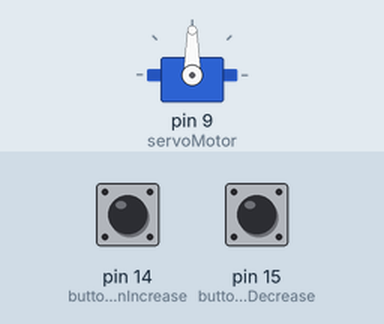
Recording of a sketch running on a simulated Arduino Uno, built with avr-gcc and run on an emulated ATmega328P. Parts: servo. Inputs (shaded band) come from the test bench; at power-on: pin 14 (buttonPinIncrease) LOW, pin 15 (buttonPinDecrease) LOW.

Above: at 1.2 s.
1.3 s: pin 14 (buttonPinIncrease) pulled HIGH for 1 s
At 3.3 s:
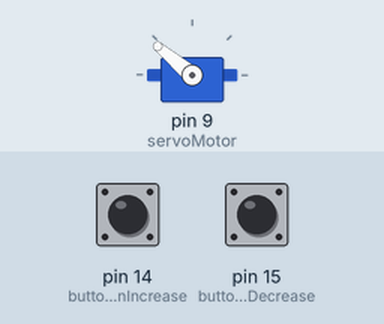
3.8 s: pin 15 (buttonPinDecrease) pulled HIGH for 3.2 s
At 7.8 s:
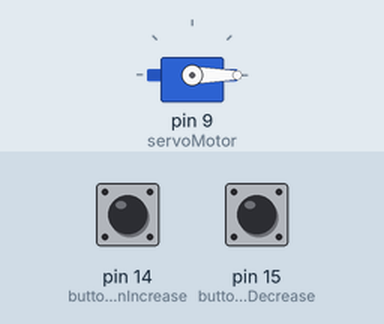
8.5 s: pin 14 (buttonPinIncrease) pulled HIGH for 3.2 s
At 12.8 s:
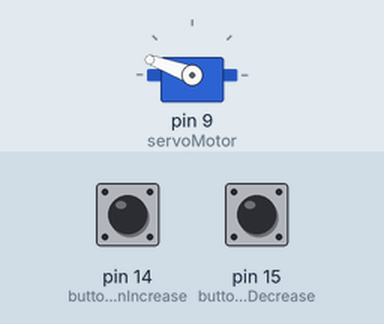
13.2 s: pin 14 (buttonPinIncrease) pulled HIGH for 1 s
At 14.3 s:
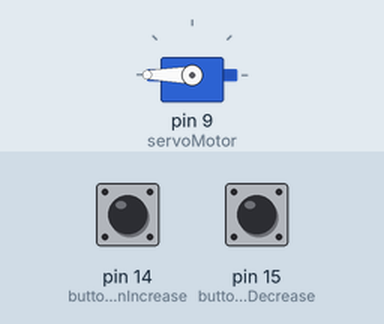
15.7 s: pin 15 (buttonPinDecrease) pulled HIGH for 0.15 s
At 16.0 s:
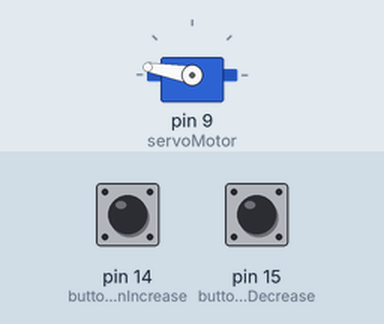
17.3 s: pin 15 (buttonPinDecrease) pulled HIGH for 1 s
At 19.1 s:
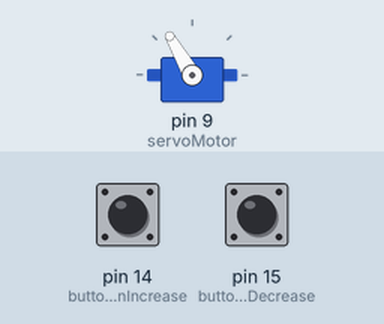
Timing chart, 0 to 20.6 s (numbered marks = the images above; inputs shaded):
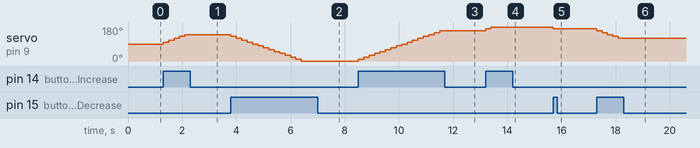

The sketch:

HW9_1_201824604.ino
```cpp
#include <Servo.h>

Servo servoMotor; // 서보 모터 객체 생성
int buttonPinIncrease = 14; // 증가 버튼에 연결된 디지털 핀 번호
int buttonPinDecrease = 15; // 감소 버튼에 연결된 디지털 핀 번호
int angle = 90; // 초기 서보 모터 위치

void setup() {
  servoMotor.attach(9); // 서보 모터를 9번 핀에 연결
  pinMode(buttonPinIncrease, INPUT); // 증가 버튼을 풀업으로 설정
  pinMode(buttonPinDecrease, INPUT); // 감소 버튼을 풀업으로 설정
}

void loop() {
  // 증가 버튼이 눌리면 서보 모터 위치 증가
  if (digitalRead(buttonPinIncrease) == HIGH) {
    angle += 10;
    if (angle > 180) angle = 180; // 최대 각도를 180도로 제한
    servoMotor.write(angle);
    delay(200); // 디바운싱을 위한 지연
  }

  // 감소 버튼이 눌리면 서보 모터 위치 감소
  if (digitalRead(buttonPinDecrease) == HIGH) {
    angle -= 10;
    if (angle < 0) angle = 0; // 최소 각도를 0도로 제한
    servoMotor.write(angle);
    delay(200); // 디바운싱을 위한 지연
  }
}
```

Measured:
- after the input at 1.3 s, servo on pin 9 (servoMotor): moves from 90° to 140° over 0.80 s, starting at once
- after the input at 3.8 s, servo on pin 9 (servoMotor): moves from 140° to 0° over 2.6 s, starting at once
- after the input at 8.5 s, servo on pin 9 (servoMotor): moves from 0° to 160° over 3.0 s, starting at once
- after the input at 13.2 s, servo on pin 9 (servoMotor): 160° → 170° at once, → 180° 0.20 s later
- after the input at 15.7 s, servo on pin 9 (servoMotor): 180° → 170° at once
- after the input at 17.3 s, servo on pin 9 (servoMotor): moves from 170° to 120° over 0.80 s, starting at once
